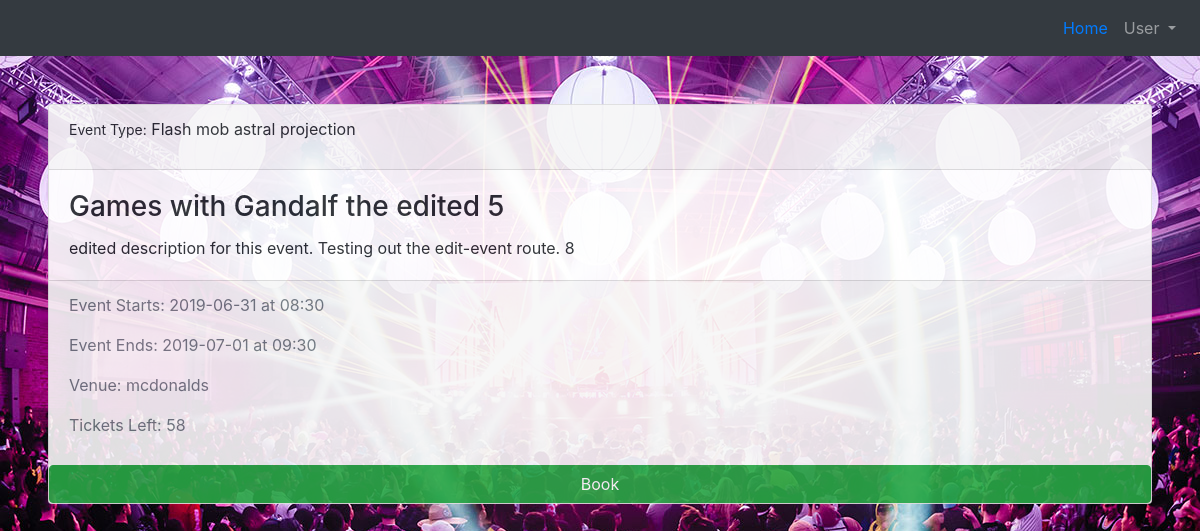
Before: /event/1 with the older database file.
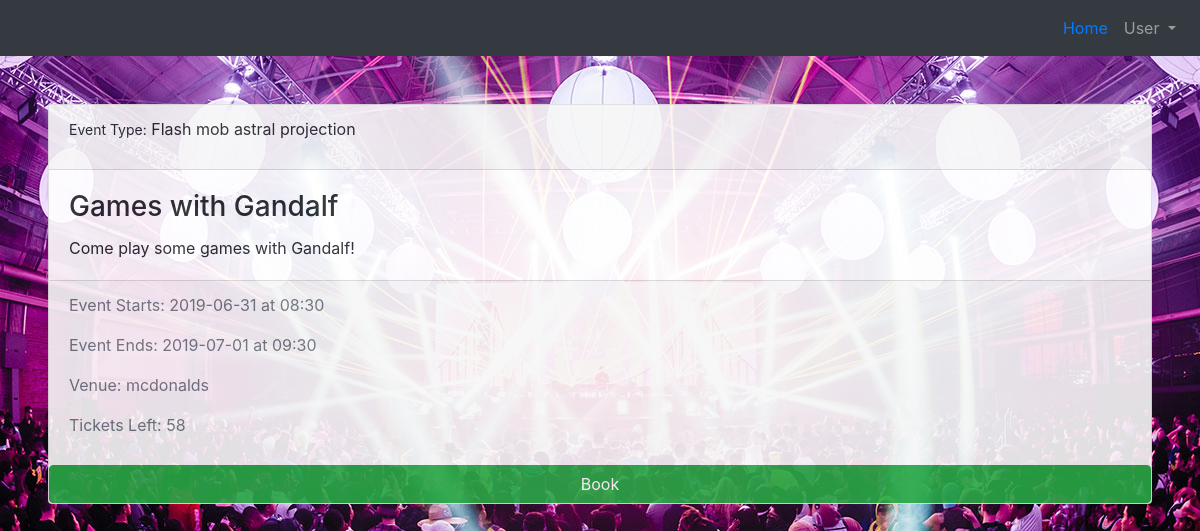
After: the same page with the newer database file.
### tables this page shows
CREATE TABLE 'events' ( eventID INTEGER PRIMARY KEY AUTOINCREMENT NOT NULL,'eventName' VARCHAR NOT NULL,'ticketsLeft' INTEGER NOT NULL,
  type VARCHAR NOT NULL,'startDate' date NOT NULL,'endDate' date NOT NULL,
  description VARCHAR NOT NULL,
  venueID INTEGER NOT NULL,
  adminID INTEGER NOT NULL
, 'endTime'  time NOT NULL  , 'startTime'  time NOT NULL  );

### application.py (the view)
@app.route("/event/<eventID>", methods=["GET", "POST"])
def event(eventID):
    if 'admin' in session.keys():
        return redirect("/admin")
    if request.method == "GET":
        if not eventID or eventID.isdigit() is False:
            return redirect("/")
        else:
            events = db.execute(eventQry, eventID=eventID)
            venues = db.execute(allVenueQry)
            for event in events:
                for venue in venues:
                    if venue["venueID"] == event["venueID"]:
                        event["venueName"] = venue["venueName"]
            if len(events) != 1:
                return redirect("/")
            else:
                return render_template("event.html", event=events[0])

### application.py (called while the page is built)
@app.after_request
def after_request(response):
    response.headers["Cache-Control"] = "no-cache, no-store, must-revalidate"
    response.headers["Expires"] = 0
    response.headers["Pragma"] = "no-cache"
    return response

### templates/event.html (shortened to what this page needs)
{% extends "base.html" %}
{% block body %}
<div class="card-column" mx-auto>
    <div class="card" mx-auto>
        <div class="card-header">
            <p><span style="font-size:14px">Event Type:</span> {{ event.type }}</p>
        </div>
        <div class="card-body">
            <h3 class="card-title">{{ event.eventName }}</h3>
            <p class="card-text">{{ event.description }}</p>
        </div>
        <div class="card-footer text-muted">
            <p>Event Starts: {{ event.startDate }} at {{ event.startTime }}</p>
            <p>Event Ends: {{ event.endDate }} at {{ event.endTime }}</p>
            <p>Venue: {{event.venueName}}</p>
            <p>Tickets Left: {{ event.ticketsLeft }}</p>
        </div>
            <a href="{{ '/book/%s'%event.eventID|urlencode }}" class="btn btn-success">Book</a>
        </div>
</div>
{%endblock %}

Changed rows visible on the page:
changed events "Flash mob astral projection": eventName "Games with Gandalf the edited 5" → "Games with Gandalf"; description "edited description for this event. Testing out the edit-event route. 8" → "Come play some games with Gandalf!"
